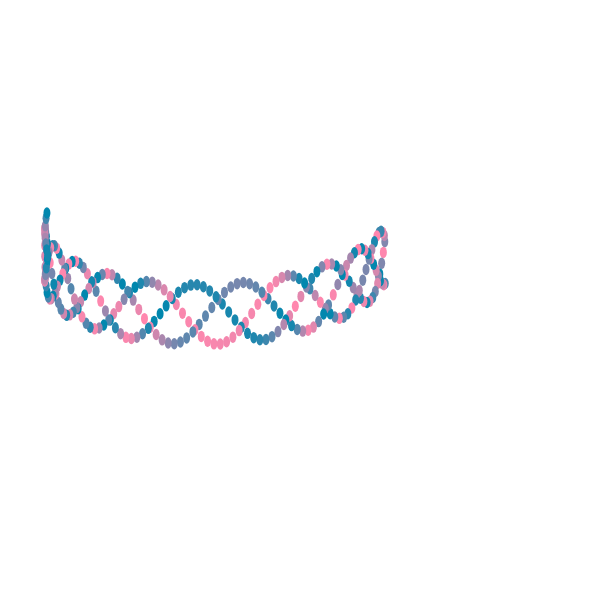
Frame 1 (no input)
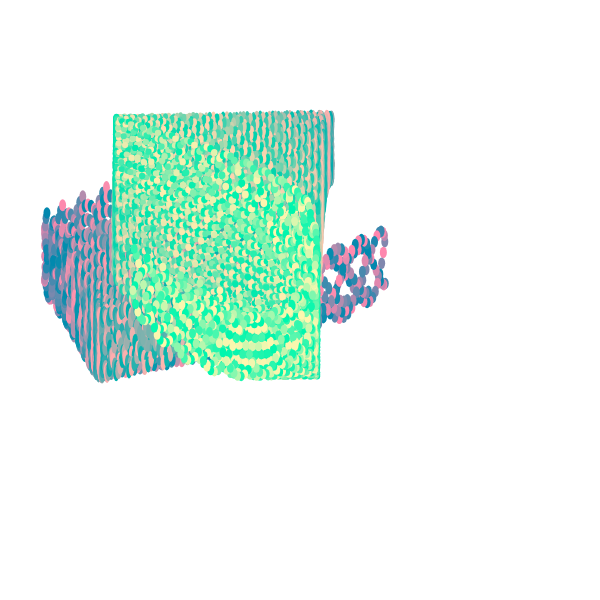
Frame 60 (no input)
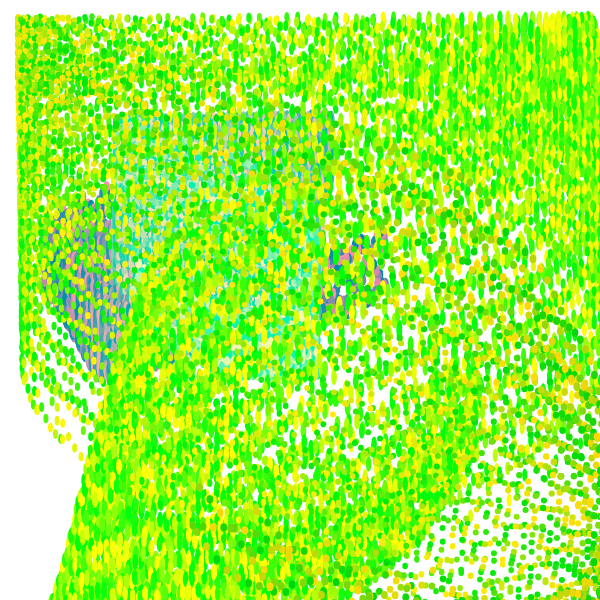
Frame 120 (the mouse pressed at the canvas centre since frame 60)

The p5.js sketch that drew these frames (run headless with seeded random() and noise() and a simulated clock; from frame 60 on, the mouse is pressed at the canvas centre):

// p5.js sketch
// ── sketch.js
let particle;
let isPressed = false;
let targetX, targetY;

function setup() {
  createCanvas(600, 600);
  particle = new Particle(180, 60);
}

function draw() {
  //background(220);
  noFill();

  if (isPressed) {
    targetX = mouseX;
    targetY = mouseY;
  } else {
    targetX = 100;
    targetY = 100;
  }

  particle.update(targetX, targetY);
  particle.display();
}

function mousePressed() {
  isPressed = true;
}

function mouseReleased() {
  isPressed = false;
}

class Particle {
  constructor(x, y) {
    this.x = x;
    this.y = y;
    this.vx = 0;
    this.vy = 0;
  }

  update(targetX, targetY) {
    let dx = targetX - this.x;
    let dy = targetY - this.y;

    this.x += dx / 10;
    this.y += dy / 5;

    this.R = map(dist(this.x, this.y, width / 2, height / 2), 0, 370, 90, 255);
    this.G = map(dist(this.x, this.y, mouseY, mouseX), 0, 370, 250, 10);
    this.B = map(dist(this.x, this.y, width / 2, height / 2), 0, 370, 200, 20);
  }

  display() {
    push();
    translate(width / 2, height / 2);
    for (let i = 0; i < 256; i++) {
      let r = map(
        sin(
          this.x * cos((i * PI) / 2 / 128 + frameCount * 0.2) +
            (mouseX - 250) / 3
        ),
        -1,
        1,
        0,
        255
      );
      let g = map(sin(frameCount * 0.02), -1, 1, 10, 255);
      let b = map(dist(mouseX, mouseY, width / 2, height / 2), 0, 375, 10, 155);
      fill(r, g, b);
      noStroke();
      ellipse(
        this.x * cos((i * PI) / 2 / 128 + frameCount * 0.2) +
          (mouseX - 250) / 3,
        this.y * sin((i * PI) / 2 / 128 + frameCount * 0.1) +
          60 * cos(i) * cos(i) +
          (mouseY - 250) / 3,
        map(cos(frameCount * 0.1), -1, 1, 5, 7),
        map(sin(frameCount * 0.1), -1, 1, 6, 16)
      );
    }
    pop();
  }
}
